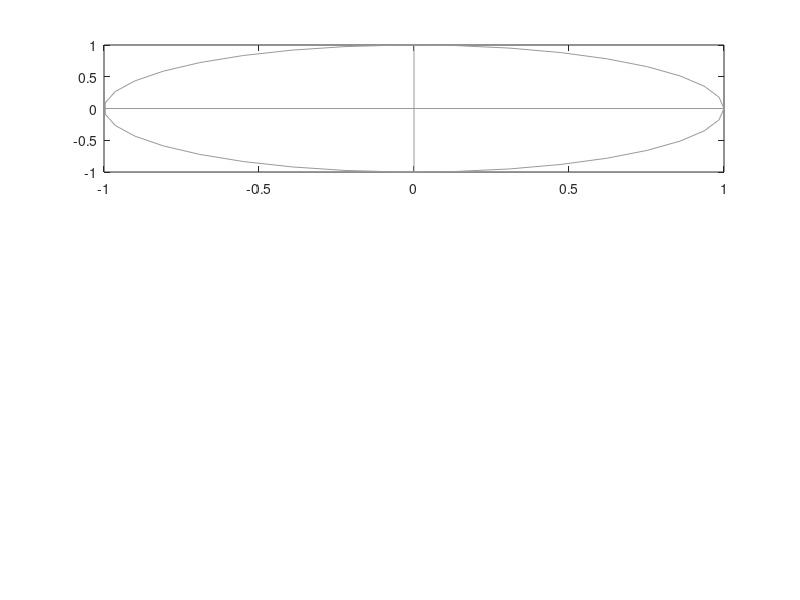

Here is the MATLAB script that generated this plot: (Note: this script raises an error after producing the figure.)
%CN02.m

% Phase Diagrams for a Resistor, capcitor and Inductor
% Rotation of the phasors for current and voltage
% The animation can be saved as an animated gif
% ***  Uses the function arrow.m  ***

% Ian Cooper
% School of Physics, University of Sydney
% email: ian.cooper@sydney.edu.au
% https://d-arora.github.io/Doing-Physics-With-Matlab/
% 180119

clear all
close all
clc
  
   N = 36;
   A = linspace(0,2*pi,N);   % arotation angle
   
% Save animation flagA = 0 (no save) or 1 (save)  [default flagA = 0]
   flagA = 0;
% File Name
   ag_name = 'ag_CN02.gif';
%  Delay in seconds before displaying the next image  
    delay = 0.10;  
%  Frame counter start
    nt = 1;

% ======================================================================
%   GRAPHICS
% ======================================================================
f1 = figure(1);
   FS = 14;
   pos = [0.07 0.07 0.27 0.70];
   set(gcf,'Units','normalized');
   set(gcf,'Position',pos);
   set(gcf,'color','w'); 

   for c = 1:N
       subplot(3,1,1)
       phi = 0;
       axis off
       tm ='Resistor';
       xP = cos(A); yP = sin(A);
       plot(xP,yP,'color',[0.6 0.6 0.6],'linewidth',0.5);
       hold on
       xP = [-1 1]; yP = [0 0];
       plot(xP,yP,'color',[0.6 0.6 0.6],'linewidth',0.5);
       xP = [0 0]; yP = [-1 1];
       plot(xP,yP,'color',[0.6 0.6 0.6],'linewidth',0.5);
       
       arrow([0,0], [cos(A(c)),sin(A(c))],'Width',5, 'EdgeColor',[1 0 0], ...
           'FaceColor',[1 0 0],'TipAngle',20,'length',25);
       arrow([0,0], [0.7*cos(A(c)+phi),0.7*sin(A(c)+phi)],'Width',5, 'EdgeColor',[0 0 1], ...
           'FaceColor',[0 0 1],'TipAngle',30,'length',20)
       
       set(gca,'xLim',[-1 1]);
       set(gca,'yLim',[-1 1]);
       axis square
       hold off
       h_text = text(-0.3,1.2,tm);
       set(h_text,'color',[0 0 0],'fontsize',14);
       set(gca,'visible','off')
    
     
       
       subplot(3,1,2)
       phi = -pi/2; tm ='Capacitor';
       xP = cos(A); yP = sin(A);
       plot(xP,yP,'color',[0.6 0.6 0.6],'linewidth',0.5);
       hold on
       xP = [-1 1]; yP = [0 0];
       plot(xP,yP,'color',[0.6 0.6 0.6],'linewidth',0.5);
       xP = [0 0]; yP = [-1 1];
       plot(xP,yP,'color',[0.6 0.6 0.6],'linewidth',0.5);
       
       arrow([0,0], [cos(A(c)),sin(A(c))],'Width',5, 'EdgeColor',[1 0 0], ...
           'FaceColor',[1 0 0],'TipAngle',20,'length',25);
       arrow([0,0], [0.7*cos(A(c)+phi),0.7*sin(A(c)+phi)],'Width',5, 'EdgeColor',[0 0 1], ...
           'FaceColor',[0 0 1],'TipAngle',30,'length',20);
       
       set(gca,'xLim',[-1 1]);
       set(gca,'yLim',[-1 1]);
       axis square
       hold off
       h_text = text(-0.3,1.2,tm);
       set(h_text,'color',[0 0 0],'fontsize',14);
       set(gca,'visible','off')
       
        subplot(3,1,3)
       phi = pi/2; tm ='Inductor';
       xP = cos(A); yP = sin(A);
       plot(xP,yP,'color',[0.6 0.6 0.6],'linewidth',0.5);
       hold on
       xP = [-1 1]; yP = [0 0];
       plot(xP,yP,'color',[0.6 0.6 0.6],'linewidth',0.5);
       xP = [0 0]; yP = [-1 1];
       plot(xP,yP,'color',[0.6 0.6 0.6],'linewidth',0.5);
       
       arrow([0,0], [cos(A(c)),sin(A(c))],'Width',5, 'EdgeColor',[1 0 0], ...
           'FaceColor',[1 0 0],'TipAngle',20,'length',25);
       arrow([0,0], [0.7*cos(A(c)+phi),0.7*sin(A(c)+phi)],'Width',5, 'EdgeColor',[0 0 1], ...
           'FaceColor',[0 0 1],'TipAngle',30,'length',20)
       
%        xP = [0 cos(A(c))]; yP = [0 sin(A(c))];
%        plot(xP,yP,'r','linewidth',4);
%        xP = [0 0.7*cos(A(c) + phi)]; yP = [0 0.7*sin(A(c) + phi)];
%        plot(xP,yP,'b','linewidth',4);
%        
       set(gca,'xLim',[-1 1]);
       set(gca,'yLim',[-1 1]);
       axis square
       axis on
       h_text = text(-0.8,-1.5,'Current');
       set(h_text,'color',[1 0 0],'fontsize',14);
       h_text = text(0.2,-1.5,'Voltage');
       set(h_text,'color',[0 0 1],'fontsize',14);
       h_text = text(-0.3,1.2,tm);
       set(h_text,'color',[0 0 0],'fontsize',14);
       hold off
       set(gca,'visible','off')
       
       pause(0.001);
       
   if flagA == 1
       frame = getframe(f1);
       im = frame2im(frame);
       [imind,cm] = rgb2ind(im,256);
%  On the first loop, create the file. In subsequent loops, append.
     if nt == 1
        imwrite(imind,cm,ag_name,'gif','DelayTime',delay,'loopcount',inf);
     else
        imwrite(imind,cm,ag_name,'gif','DelayTime',delay,'writemode','append');
     end
        nt = nt+1;
   end
    end
